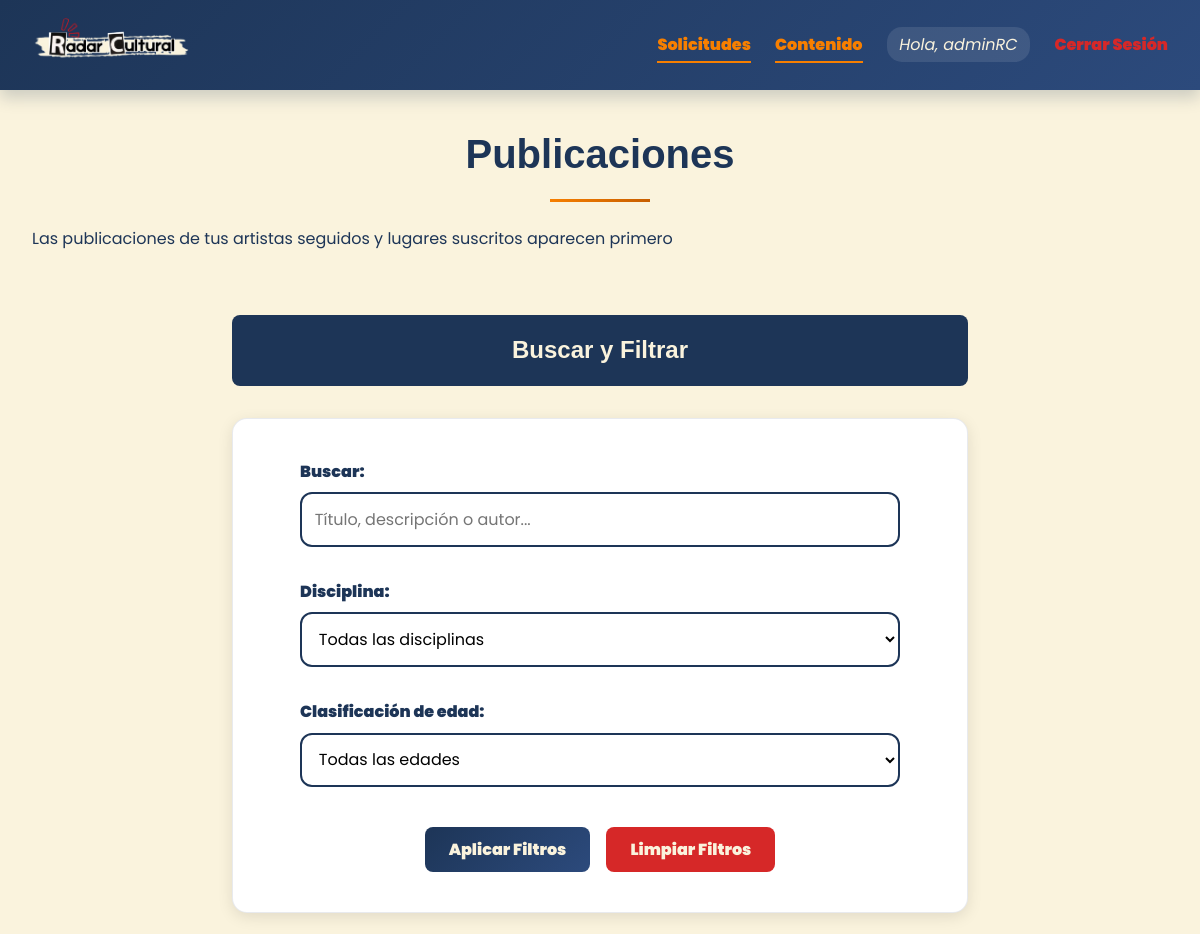
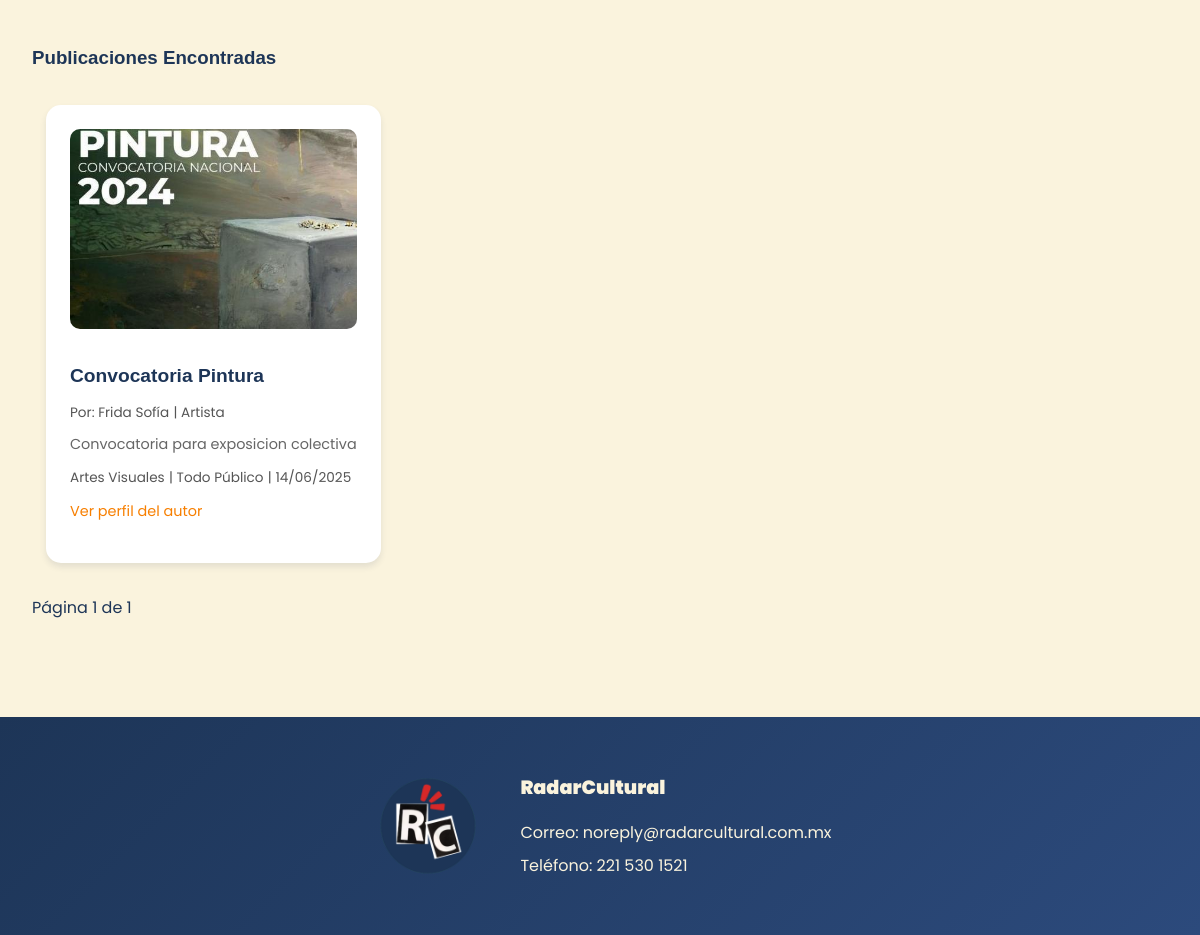
The page /publicaciones/ (signed in) on the database its author committed (2 pictures, top to bottom).
### core/models.py (models this page shows, shortened)
class Usuario(AbstractUser):
    TIPO_USUARIO_CHOICES = [
        ('administrador', 'Administrador'),
        ('difusor', 'Difusor'),
        ('estudiante', 'Estudiante'),
        ('general', 'General'),
    ]
    tipo_usuario = models.CharField(max_length=20, choices=TIPO_USUARIO_CHOICES, default='general')
    recibir_novedades = models.BooleanField(default=False)
    fecha_registro = models.DateTimeField(auto_now_add=True)
    class Meta:
        db_table = 'usuarios'
        verbose_name = 'Usuario'
        verbose_name_plural = 'Usuarios'

class Publicacion(models.Model):
    difusor = models.ForeignKey(PerfilDifusor, on_delete=models.CASCADE, related_name='publicaciones')
    titulo = models.CharField(max_length=200)
    disciplina = models.ForeignKey(Disciplina, on_delete=models.SET_NULL, null=True)
    descripcion = models.TextField()
    imagen = models.ImageField(upload_to='publicaciones/')
    clasificacion_edad = models.CharField(max_length=20, choices=CLASIFICACION_EDAD_CHOICES)
    link = models.URLField(blank=True, null=True)
    fecha_publicacion = models.DateTimeField(default=timezone.now)
    aprobado = models.BooleanField(default=False)
    fecha_actualizacion = models.DateTimeField(auto_now=True)
    class Meta:
        db_table = 'publicaciones'
        verbose_name = 'Publicación'
        verbose_name_plural = 'Publicaciones'
        ordering = ['-fecha_publicacion']

class PerfilDifusor(models.Model):
    usuario = models.OneToOneField(Usuario, on_delete=models.CASCADE, related_name='perfil_difusor')
    tipo_difusor = models.CharField(max_length=20, choices=TIPO_DIFUSOR_CHOICES)
    nombre_entidad = models.CharField(max_length=200)
    descripcion = models.TextField()
    imagen_perfil = models.ImageField(upload_to='perfiles/', blank=True, null=True)
    telefono = models.CharField(max_length=20)
    direccion = models.TextField(blank=True, null=True)
    sitio_web = models.URLField(blank=True, null=True)
    redes_sociales = models.JSONField(default=dict, blank=True)
    disciplinas = models.ManyToManyField('Disciplina', related_name='difusores')
    activo = models.BooleanField(default=True)
    fecha_creacion = models.DateTimeField(auto_now_add=True)
    class Meta:
        db_table = 'perfiles_difusor'
        verbose_name = 'Perfil de Difusor'
        verbose_name_plural = 'Perfiles de Difusor'

class Disciplina(models.Model):
    nombre = models.CharField(max_length=50, choices=DISCIPLINAS_CHOICES, unique=True)
    descripcion = models.TextField(blank=True)
    class Meta:
        db_table = 'disciplinas'
        verbose_name = 'Disciplina Artística'
        verbose_name_plural = 'Disciplinas Artísticas'

### core/views.py (the view)
# urls.py: path('publicaciones/', views.lista_publicaciones, name='lista_publicaciones'),
def lista_publicaciones(request):
    publicaciones = Publicacion.objects.filter(aprobado=True)
    disciplina = request.GET.get('disciplina')
    clasificacion = request.GET.get('clasificacion')
    busqueda = request.GET.get('busqueda')
    if disciplina:
        publicaciones = publicaciones.filter(disciplina__nombre=disciplina)
    if clasificacion:
        publicaciones = publicaciones.filter(clasificacion_edad=clasificacion)
    if busqueda:
        publicaciones = publicaciones.filter(
            Q(titulo__icontains=busqueda) |
            Q(descripcion__icontains=busqueda) |
            Q(difusor__nombre_entidad__icontains=busqueda)
        )
    if request.user.is_authenticated:
        suscripciones_ids = request.user.suscripciones.values_list('difusor_id', flat=True)
        gustos_ids = request.user.gustos.values_list('artista_id', flat=True)
        difusores_preferidos_ids = list(suscripciones_ids) + list(gustos_ids)
        disciplinas_interes_ids = []
        if hasattr(request.user, 'preferencias'):
            disciplinas_interes_ids = request.user.preferencias.disciplinas_interes.values_list('id', flat=True)
        publicaciones_suscritas = publicaciones.filter(difusor_id__in=difusores_preferidos_ids)
        publicaciones_disciplinas = publicaciones.filter(
            disciplina_id__in=disciplinas_interes_ids
        ).exclude(difusor_id__in=difusores_preferidos_ids)
        publicaciones_otras = publicaciones.exclude(
            Q(difusor_id__in=difusores_preferidos_ids) |
            Q(disciplina_id__in=disciplinas_interes_ids)
        )
        from itertools import chain
        publicaciones_ordenadas = list(chain(
            publicaciones_suscritas.order_by('-fecha_publicacion'),
            publicaciones_disciplinas.order_by('-fecha_publicacion'),
            publicaciones_otras.order_by('-fecha_publicacion')
        ))
        publicaciones_ids = [p.id for p in publicaciones_ordenadas]
        publicaciones = Publicacion.objects.filter(id__in=publicaciones_ids)
        publicaciones = sorted(publicaciones, key=lambda x: publicaciones_ids.index(x.id))
    else:
        publicaciones = publicaciones.order_by('-fecha_publicacion')
    from django.core.paginator import Paginator
    paginator = Paginator(publicaciones, 8)
    page_number = request.GET.get('page')
    page_obj = paginator.get_page(page_number)
    if request.user.is_authenticated:
        suscripciones = set(request.user.suscripciones.values_list('difusor_id', flat=True))
        gustos = set(request.user.gustos.values_list('artista_id', flat=True))
        context = {
            'page_obj': page_obj,
            'disciplinas': Disciplina.objects.all(),
            'suscripciones_y_gustos': suscripciones.union(gustos)
        }
    else:
        context = {
            'page_obj': page_obj,
            'disciplinas': Disciplina.objects.all(),
        }
    return render(request, 'services/publications_list.html', context)

### templates/services/publications_list.html (shortened to what this page needs)
{% extends "base.html" %}
{% load static %}
{% load custom_filters %}
{% block extrahead %}
<link rel="stylesheet" type="text/css" href="{% static 'css/publications_list.css' %}">
{% endblock %}
{% block content %}
<h2>Publicaciones</h2>
{% if user.is_authenticated %}
<div>
    <p>Las publicaciones de tus artistas seguidos y lugares suscritos aparecen primero</p>
</div>
{% endif %}
<section class="search">
    <div class="search-header">
        <h3>Buscar y Filtrar</h3>
    </div>
    <div class="search-form-container">
        <form method="get" id="form-filtros">
            <div class="search-title">
                <label for="busqueda">Buscar:</label>
                <input type="text"
                       name="busqueda"
                       id="busqueda"
                       placeholder="Título, descripción o autor..."
                       value="{{ busqueda_actual }}">
            </div>
            <div class="search-discipline">
                <label for="disciplina">Disciplina:</label>
                <select name="disciplina" id="disciplina">
                    <option value="">Todas las disciplinas</option>
                </select>
            </div>
            <div class="search-classification">
                <label for="clasificacion">Clasificación de edad:</label>
                <select name="clasificacion" id="clasificacion">
                    <option value="">Todas las edades</option>
                </select>
            </div>
            <div class="search-buttons">
                <button type="submit" class="btn-apply-changes">Aplicar Filtros</button>
                <a href="{% url 'lista_publicaciones' %}" class="btn-clean-filters">Limpiar Filtros</a>
            </div>
        </form>
    </div>
</section>
<section>
    <h3>Publicaciones Encontradas</h3>
    <div id="lista-publicaciones">
        {% for publicacion in page_obj %}
        <article>
            <div>
                {% if publicacion.imagen %}
                <img src="{{ publicacion.imagen.url }}" alt="{{ publicacion.titulo }}">
                {% endif %}
            </div>
            <div>
                <h4>{{ publicacion.titulo }}</h4>
                <div>
                    <span>Por: {{ publicacion.difusor.nombre_entidad }}</span>
                    <span> | </span>
                    <span>{{ publicacion.difusor.get_tipo_difusor_display }}</span>
                </div>
                <p>{{ publicacion.descripcion|truncatewords:30 }}</p>
                <div>
                    <span>{{ publicacion.disciplina.get_nombre_display }}</span>
                    <span> | </span>
                    <span>{{ publicacion.get_clasificacion_edad_display }}</span>
                    <span> | </span>
                    <span>{{ publicacion.fecha_publicacion|date:"d/m/Y" }}</span>
                </div>
                <div>
                    <a href="{% url 'detalle_difusor' publicacion.difusor.id %}">Ver perfil del autor</a>
                </div>
            </div>
        </article>
        {% empty %}
        <p>No se encontraron publicaciones con los filtros seleccionados.</p>
        {% endfor %}
    </div>
</section>
<div>
    <span>
        <span>
            Página {{ page_obj.number }} de {{ page_obj.paginator.num_pages }}
        </span>
    </span>
</div>
{% endblock %}

### templates/base.html (shortened to what this page needs)
{% load static %}
<!DOCTYPE html>
<html lang="es">
<head>
    <link href="{% static 'css/base.css' %}?v={{ now|date:'U' }}" rel="stylesheet">
    <link href="{% static 'css/notifications.css' %}?v={{ now|date:'U' }}" rel="stylesheet">
    {% block extrahead %}{% endblock %}
</head>
<body>
    <nav class="navbar">
        <div class="navbar-left">
            <a class="navbar-left-a" href="{% url 'index' %}">
                <img id="navbar-logo" src="{% static 'images/logo.png' %}" alt="Logo">
            </a>
        </div>
        <div class="navbar-right">
            <ul>
                {% if user.is_authenticated %}
                    {% if user.tipo_usuario == 'administrador' %}
                        <li class="nav-admin"><a href="{% url 'admin_solicitudes' %}">Solicitudes</a></li>
                        <li class="nav-admin"><a href="{% url 'admin_contenido' %}">Contenido</a></li>
                    {% elif user.tipo_usuario == 'difusor' %}
                        <li class="nav-profile"><a href="{% url 'perfil_difusor' %}">Mi Perfil Difusor</a></li>
                    {% else %}
                        <li class="nav-profile"><a href="{% url 'perfil_usuario' %}">Mi Perfil</a></li>
                    {% endif %}
                    <li class="nav-username">Hola, {{ user.username }}</li>
                    <li class="nav-logout"><a href="{% url 'logout' %}">Cerrar Sesión</a></li>
                {% else %}
                    <li class="nav-login"><a href="{% url 'login' %}">Iniciar Sesión</a></li>
                    <li class="nav-register"><a href="{% url 'registro' %}">Registrarse</a></li>
                {% endif %}
            </ul>
        </div>
    </nav>
    <main class="container mt-4">
        {% block content %}{% endblock %}
    </main>
    <footer>
        <div class="footer-content">
            <div class="footer-logo-text">
                <img src="{% static 'images/logo_circle.png' %}" alt="" class="footer-logo">
                <div class="footer-text">
                    <p id="buap-text">RadarCultural </p>
                    <p>Correo: noreply@radarcultural.com.mx</p>
                    <p>Teléfono: 221 530 1521</p>
                </div>
            </div>
        </div>
    </footer>
</body>
</html>

### static/css/base.css (style rules this page uses)
:root { --red: #D62828; --orange: #F77F00; --green: #4CAF50; --navy: #1D3557; --cream: #FAF3DD; --dark-orange: #c65d00; --light-green: #81c784; --light-navy: #2c4a7c; --shadow-soft: 0 4px 6px rgba(29, 53, 87, 0.1); --shadow-strong: 0 8px 15px rgba(29, 53, 87, 0.2); --gradient-primary: linear-gradient(135deg, var(--navy), var(--light-navy)); --gradient-accent: linear-gradient(135deg, var(--orange), var(--dark-orange)); }
* { margin: 0; padding: 0; box-sizing: border-box; font-family: 'Poppins', sans-serif; }
body { font-family: 'Montserrat', sans-serif; background-color: var(--cream); background-image: url('../images/fondo 1.png'); color: var(--navy); line-height: 1.6; }
.navbar { background: var(--gradient-primary); padding: 1rem 2rem; position: sticky; top: 0; z-index: 1000; box-shadow: var(--shadow-strong); display: flex; justify-content: space-between; align-items: center; }
.navbar-left { flex: 0 0 auto; }
.navbar-left img { height: 50px; transition: transform 0.3s ease; }
.navbar-right { flex: 1; display: flex; justify-content: flex-end; }
.navbar-right ul { display: flex; gap: 1.5rem; list-style: none; align-items: center; }
.navbar-right a { color: var(--cream); text-decoration: none; font-weight: 500; position: relative; padding-bottom: 0.3rem; }
.navbar-right a::after { content: ''; position: absolute; bottom: 0; left: 0; width: 0; height: 2px; background: var(--orange); transition: width 0.3s ease; }
.nav-admin a { color: var(--orange); font-weight: bold; border-bottom: 2px solid var(--orange); }
.nav-username { color: var(--cream); font-style: italic; padding: 0.3rem 0.8rem; background: rgba(255, 255, 255, 0.1); border-radius: 15px; }
.nav-logout a { color: var(--red); font-weight: bold; transition: all 0.3s ease; }
.container { max-width: 1200px; margin: 0 auto; padding: 2rem; }
h1, h2, h3, h4, h5, h6 { margin-bottom: 1.5rem; font-family: 'Cocomat Pro', sans-serif; }
h2 { font-size: 2.5rem; color: var(--navy); text-align: center; position: relative; padding-bottom: 1rem; }
h2::after { content: ''; position: absolute; bottom: 0; left: 50%; transform: translateX(-50%); width: 100px; height: 3px; background: var(--gradient-accent); }
button { background: var(--gradient-primary); color: var(--cream); border: none; margin-top:1rem; margin-bottom: 1rem; padding: 0.8rem 1.5rem; border-radius: 25px; font-weight: 500; cursor: pointer; transition: transform 0.3s ease, box-shadow 0.3s ease; }
article { background: white; border-radius: 15px; padding: 1.5rem; margin-bottom: 2rem; box-shadow: var(--shadow-soft); transition: transform 0.3s ease; }
img { max-width: 100%; height: auto; border-radius: 10px; }
footer { background: var(--gradient-primary); color: var(--cream); padding: 3rem 2rem; margin-top: 4rem; }
.footer-content { max-width: 1200px; margin: 0 auto; display: flex; justify-content: center; align-items: center; gap: 2rem; }
.footer-logo-text { display: flex; align-items: center; gap: 2rem; }
.footer-logo { width: 120px; height: auto; }
.footer-text { list-style: none; text-align: left; }
.footer-text p { margin: 0.5rem 0; }
#buap-text { font-size: 1.2rem; font-weight: bold; margin-bottom: 1rem; }
form { max-width: 600px; margin: 0 auto; }
input, textarea, select { width: 100%; padding: 0.8rem; border: 2px solid var(--light-navy); border-radius: 8px; background: white; transition: border-color 0.3s ease; }

### static/css/notifications.css (style rules this page uses)
:root { --exito: #3ab65c; --error: #bf333b; --info: #1898c0; --warning: #bc8c12; --exito-hover: #2d8a46; --error-hover: #992a30; --info-hover: #147fa0; --warning-hover: #9b7512; }
* { box-sizing: border-box; }

### rows shown on the page
Usuario: username "adminRC"
Publicacion: imagen (picture), titulo "Convocatoria Pintura", difusor.nombre_entidad "Frida Sofía", difusor.tipo_difusor "Artista", descripcion "Convocatoria para exposicion colectiva", disciplina.nombre "Artes Visuales", clasificacion_edad "Todo Público", fecha_publicacion "14/06/2025"

### other values the page prints
{{ page_obj.number }} "1"
{{ page_obj.paginator.num_pages }} "1"
